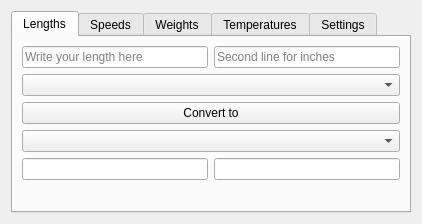
<?xml version="1.0" encoding="UTF-8"?>
<ui version="4.0">
 <class>LengthConverter</class>
 <widget class="QWidget" name="LengthConverter">
  <property name="geometry">
   <rect>
    <x>0</x>
    <y>0</y>
    <width>422</width>
    <height>224</height>
   </rect>
  </property>
  <property name="minimumSize">
   <size>
    <width>365</width>
    <height>0</height>
   </size>
  </property>
  <property name="windowTitle">
   <string>Unit converter</string>
  </property>
  <layout class="QGridLayout" name="gridLayout">
   <item row="0" column="0" colspan="2">
    <widget class="QTabWidget" name="tabs">
     <property name="currentIndex">
      <number>0</number>
     </property>
     <widget class="QWidget" name="lengths_tab">
      <attribute name="title">
       <string>Lengths</string>
      </attribute>
      <layout class="QGridLayout" name="gridLayout_2">
       <item row="2" column="0" colspan="2">
        <widget class="QComboBox" name="dd_in_unit"/>
       </item>
       <item row="4" column="0" colspan="2">
        <widget class="QComboBox" name="dd_out_unit">
         <property name="placeholderText">
          <string/>
         </property>
         <property name="duplicatesEnabled">
          <bool>false</bool>
         </property>
        </widget>
       </item>
       <item row="3" column="0" colspan="2">
        <widget class="QPushButton" name="btn_val">
         <property name="text">
          <string>Convert to</string>
         </property>
        </widget>
       </item>
       <item row="0" column="1">
        <widget class="QLineEdit" name="in_line2">
         <property name="placeholderText">
          <string>Second line for inches</string>
         </property>
        </widget>
       </item>
       <item row="5" column="1">
        <widget class="QLineEdit" name="out_line2"/>
       </item>
       <item row="0" column="0">
        <widget class="QLineEdit" name="in_line">
         <property name="inputMask">
          <string/>
         </property>
         <property name="text">
          <string/>
         </property>
         <property name="maxLength">
          <number>32767</number>
         </property>
         <property name="placeholderText">
          <string>Write your length here</string>
         </property>
        </widget>
       </item>
       <item row="5" column="0">
        <widget class="QLineEdit" name="out_line"/>
       </item>
       <item row="6" column="0" colspan="2">
        <widget class="QLabel" name="error_line">
         <property name="enabled">
          <bool>true</bool>
         </property>
         <property name="maximumSize">
          <size>
           <width>16777215</width>
           <height>17</height>
          </size>
         </property>
         <property name="text">
          <string/>
         </property>
        </widget>
       </item>
      </layout>
     </widget>
     <widget class="QWidget" name="speeds_tab">
      <attribute name="title">
       <string>Speeds</string>
      </attribute>
      <layout class="QGridLayout" name="gridLayout_3">
       <item row="2" column="0">
        <widget class="QPushButton" name="btn_spds_val">
         <property name="text">
          <string>Convert to</string>
         </property>
        </widget>
       </item>
       <item row="1" column="0">
        <widget class="QComboBox" name="spds_dd_in_unit"/>
       </item>
       <item row="0" column="0">
        <widget class="QLineEdit" name="spds_in_line">
         <property name="placeholderText">
          <string>Input a speed here</string>
         </property>
        </widget>
       </item>
       <item row="4" column="0">
        <widget class="QLineEdit" name="spds_out_line"/>
       </item>
       <item row="3" column="0">
        <widget class="QComboBox" name="spds_dd_out_unit"/>
       </item>
       <item row="5" column="0">
        <widget class="QLabel" name="spds_err_line">
         <property name="maximumSize">
          <size>
           <width>16777215</width>
           <height>17</height>
          </size>
         </property>
         <property name="text">
          <string/>
         </property>
        </widget>
       </item>
      </layout>
     </widget>
     <widget class="QWidget" name="weights_tab">
      <attribute name="title">
       <string>Weights</string>
      </attribute>
      <layout class="QVBoxLayout" name="verticalLayout">
       <item>
        <widget class="QLabel" name="label">
         <property name="font">
          <font>
           <pointsize>26</pointsize>
          </font>
         </property>
         <property name="text">
          <string>INOP</string>
         </property>
         <property name="alignment">
          <set>Qt::AlignCenter</set>
         </property>
        </widget>
       </item>
      </layout>
     </widget>
     <widget class="QWidget" name="tab">
      <attribute name="title">
       <string>Temperatures</string>
      </attribute>
      <layout class="QVBoxLayout" name="verticalLayout_2">
       <item>
        <widget class="QLabel" name="label_2">
         <property name="font">
          <font>
           <pointsize>26</pointsize>
          </font>
         </property>
         <property name="text">
          <string>INOP</string>
         </property>
         <property name="alignment">
          <set>Qt::AlignCenter</set>
         </property>
        </widget>
       </item>
      </layout>
     </widget>
     <widget class="QWidget" name="settings_tab">
      <attribute name="title">
       <string>Settings</string>
      </attribute>
      <layout class="QGridLayout" name="gridLayout_4">
       <item row="3" column="0">
        <widget class="QLabel" name="label_4">
         <property name="maximumSize">
          <size>
           <width>16777215</width>
           <height>22</height>
          </size>
         </property>
         <property name="text">
          <string>Convert: Enter</string>
         </property>
         <property name="alignment">
          <set>Qt::AlignLeading|Qt::AlignLeft|Qt::AlignVCenter</set>
         </property>
        </widget>
       </item>
       <item row="1" column="0">
        <widget class="QCheckBox" name="check_rnding">
         <property name="text">
          <string>Round numbers (numbers after the decimal)</string>
         </property>
         <property name="checkable">
          <bool>true</bool>
         </property>
         <property name="checked">
          <bool>true</bool>
         </property>
        </widget>
       </item>
       <item row="4" column="0">
        <widget class="QLabel" name="label_3">
         <property name="text">
          <string/>
         </property>
        </widget>
       </item>
       <item row="0" column="0">
        <widget class="QCheckBox" name="check_dark_mode">
         <property name="text">
          <string>Dark Mode (Recommended)</string>
         </property>
         <property name="checked">
          <bool>true</bool>
         </property>
        </widget>
       </item>
       <item row="2" column="0">
        <widget class="QSpinBox" name="nbr_rnding">
         <property name="maximum">
          <number>12</number>
         </property>
         <property name="value">
          <number>9</number>
         </property>
        </widget>
       </item>
      </layout>
     </widget>
    </widget>
   </item>
  </layout>
 </widget>
 <resources/>
 <connections/>
</ui>
